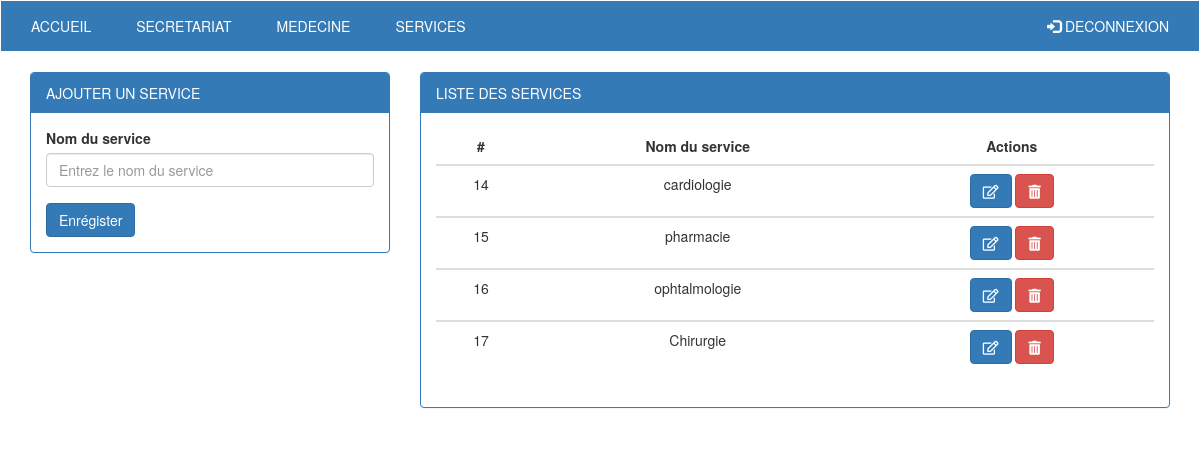
The page /pages/admin/services.php on the database its author committed.
### tables this page shows
CREATE TABLE `services` (
  `id_service` int(11) NOT NULL,
  `nom_service` varchar(45) NOT NULL
);

### pages/classes/ConnexionDB.php (called while the page is built)
<?php
class ConnexionDB{
    public function connect(){
        $servername = "localhost";
        $dbname = 'hopital';
        $username = "root";
        $pass = "root";
        $encodage = 'utf8';
        try {
        $bdd = new PDO("mysql:host=$servername;dbname=$dbname;charset=$encodage", $username, $pass);
        $bdd->setAttribute(PDO::ATTR_ERRMODE, PDO::ERRMODE_EXCEPTION);
        return $bdd;
        }
        catch(PDOException $e)
        {
        echo "Impossible de se connecter à la base de données: " . $e->getMessage();
        }
    }
}

### pages/classes/Requette.php (called while the page is built, shortened)
<?php
class Requette extends ConnexionDB{
    public function selectAll($nomtable){
        $sql = "SELECT * FROM $nomtable";
        $res = $this->connect()->query($sql);
        if($res->rowCount() > 0){
            while($ligne  = $res->fetch()){
                $d []= $ligne;
            }
        }
        return $d;
    }
}

### pages/admin/services.php (the view, shortened to what this page needs)
<?php
    require_once '../classes/ConnexionDB.php';
    require_once '../classes/Requette.php';
    require_once '../classes/Formulaire.php';
?>
<!DOCTYPE html>
<html lang="en">
<head>
  <link rel="stylesheet" href="https://maxcdn.bootstrapcdn.com/bootstrap/3.4.0/css/bootstrap.min.css">
  <link rel="stylesheet" href="https://use.fontawesome.com/releases/v5.9.0/css/all.css">
  <link rel="stylesheet" href="../../css/menu.css">
</head>
<body>
<nav class="navbar navbar-inverse">
            <div class="container-fluid">
              <ul class="nav navbar-nav">
                <li class="active"><a href="homeadmin.php">ACCUEIL</a></li>
                <li><a href="secretariat.php">SECRETARIAT</a></li>
                <li><a href="medecine.php">MEDECINE</a></li>
                <li><a href="services.php">SERVICES</a></li>
              </ul>
              <ul class="nav navbar-nav navbar-right">
                <li><a href="deconnectadmin.php"><span class="glyphicon glyphicon-log-in"></span> DECONNEXION</a></li>
              </ul>
            </div>
          </nav>
<div class="container-fluid">
  <div class="panel-group col-md-4">
    <div class="panel panel-primary">
      <div class="panel-heading">AJOUTER UN SERVICE</div>
      <div class="panel-body">
        <form action="" method="post">
            <?php $forms = new Formulaire(); ?>
            <div class="form-group">
                <?=$forms->formInput('Nom du service','text','service','Entrez le nom du service').'<br>';?>
            </div>
            <?=$forms->formSubmit('submit','Enrégister');?>
        </form>
      </div>
    </div>
  </div>
  <div class="panel-group col-md-8">
    <div class="panel panel-primary">
      <div class="panel-heading">LISTE DES SERVICES</div>
      <div class="panel-body">
      <?php
            $req = new Requette();
            $res = $req->selectAll('services');
            echo "
            <table class=\"table\">
            <thead class='thead-dark'>
              <tr>
                <th scope=\"col\">#</th>
                <th scope=\"col\">Nom du service</th>
                <th scope=\"col\">Actions</th>
              </tr>
            </thead>
            ";
            foreach($res as $val){
                echo"<tbody>";
                echo "<tr>
                <td>".$val['id_service']."</td>
                <td>".$val['nom_service']."</td>";
                echo "
                <td><a class='btn btn-primary'href='editservice.php?id=".$val['id_service']."'><em class=\"far fa-edit\"></em></a>
                    <a class='btn btn-danger' href='delservice.php?id=".$val['id_service']."' onclick=\"return confirm('êtes vous sure de vouloir supprimer cet enrégistrement ?')\";><em class=\"fas fa-trash-alt\"></em></a>
                </td>";
            }
            echo "</tbody>";
            echo "</table>";
        ?>
      </div>
    </div>
  </div>
</body>
</html>

### css/menu.css (style rules this page uses)
.navbar { width: 100%; background-color: #337ab7; border-radius: 0; border: 1px solid #ffffff; }
.navbar-inverse .navbar-nav > .active > a { background-color: #337ab7; }
.navbar-inverse .navbar-nav > li > a { color: #ffffff; }
.navbar-nav > li > a { padding-right: 30px; }
table th ,td { text-align: center; }

### rows shown on the page
services: id_service "14", nom_service "cardiologie"
services: id_service "15", nom_service "pharmacie"
services: id_service "16", nom_service "ophtalmologie"
services: id_service "17", nom_service "Chirurgie"

### other values the page prints
$label "Nom du service"
